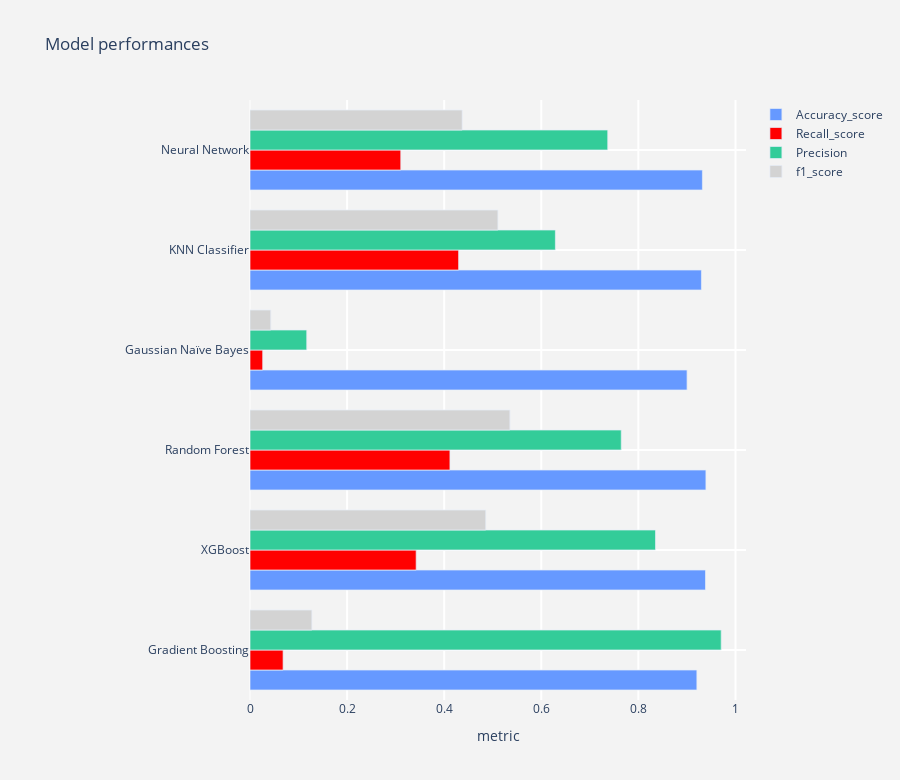

Notebook cell for this chart:
### Code cell
model_performances
def output_tracer(metric,color) :
    tracer = go.Bar(y = model_performances["Model"] ,x = model_performances[metric],orientation = "h",
                    name = metric ,marker = dict(line = dict(width =.7),color = color))
    return tracer

layout = go.Layout(dict(title = "Model performances",
                        plot_bgcolor  = "rgb(243,243,243)",
                        paper_bgcolor = "rgb(243,243,243)",
                        xaxis = dict(gridcolor = 'rgb(255, 255, 255)',title = "metric",zerolinewidth=1,ticklen=5,gridwidth=2),
                        yaxis = dict(gridcolor = 'rgb(255, 255, 255)', zerolinewidth=1,ticklen=5,gridwidth=2),
                        margin = dict(l = 250),
                        height = 780
                       )
                  )


trace1  = output_tracer("Accuracy_score","#6699FF")
trace2  = output_tracer('Recall_score',"red")
trace3  = output_tracer('Precision',"#33CC99")
trace4  = output_tracer('f1_score',"lightgrey")

data = [trace1,trace2,trace3,trace4]
fig = go.Figure(data=data,layout=layout)
py.iplot(fig)

### Figure 1 — Plotly figure (JSON) as saved in the notebook; plotly's stock layout.template omitted (floating-point values rounded to 4 significant figures)
{"data": [{"marker": {"color": "#6699FF", "line": {"width": 0.7}}, "name": "Accuracy_score", "orientation": "h", "type": "bar", "x": [0.9205, 0.9383, 0.9391, 0.9003, 0.9299, 0.9319], "y": ["Gradient Boosting", "XGBoost", "Random Forest", "Gaussian Naïve Bayes", "KNN Classifier", "Neural Network"]}, {"marker": {"color": "red", "line": {"width": 0.7}}, "name": "Recall_score", "orientation": "h", "type": "bar", "x": [0.06818, 0.3423, 0.4118, 0.02617, 0.4298, 0.3106], "y": ["Gradient Boosting", "XGBoost", "Random Forest", "Gaussian Naïve Bayes", "KNN Classifier", "Neural Network"]}, {"marker": {"color": "#33CC99", "line": {"width": 0.7}}, "name": "Precision", "orientation": "h", "type": "bar", "x": [0.9706, 0.8353, 0.7647, 0.1169, 0.629, 0.7369], "y": ["Gradient Boosting", "XGBoost", "Random Forest", "Gaussian Naïve Bayes", "KNN Classifier", "Neural Network"]}, {"marker": {"color": "lightgrey", "line": {"width": 0.7}}, "name": "f1_score", "orientation": "h", "type": "bar", "x": [0.1274, 0.4856, 0.5354, 0.04277, 0.5106, 0.437], "y": ["Gradient Boosting", "XGBoost", "Random Forest", "Gaussian Naïve Bayes", "KNN Classifier", "Neural Network"]}], "layout": {"height": 780, "margin": {"l": 250}, "paper_bgcolor": "rgb(243,243,243)", "plot_bgcolor": "rgb(243,243,243)", "title": {"text": "Model performances"}, "xaxis": {"gridcolor": "rgb(255, 255, 255)", "gridwidth": 2, "ticklen": 5, "title": {"text": "metric"}, "zerolinewidth": 1}, "yaxis": {"gridcolor": "rgb(255, 255, 255)", "gridwidth": 2, "ticklen": 5, "zerolinewidth": 1}}}
